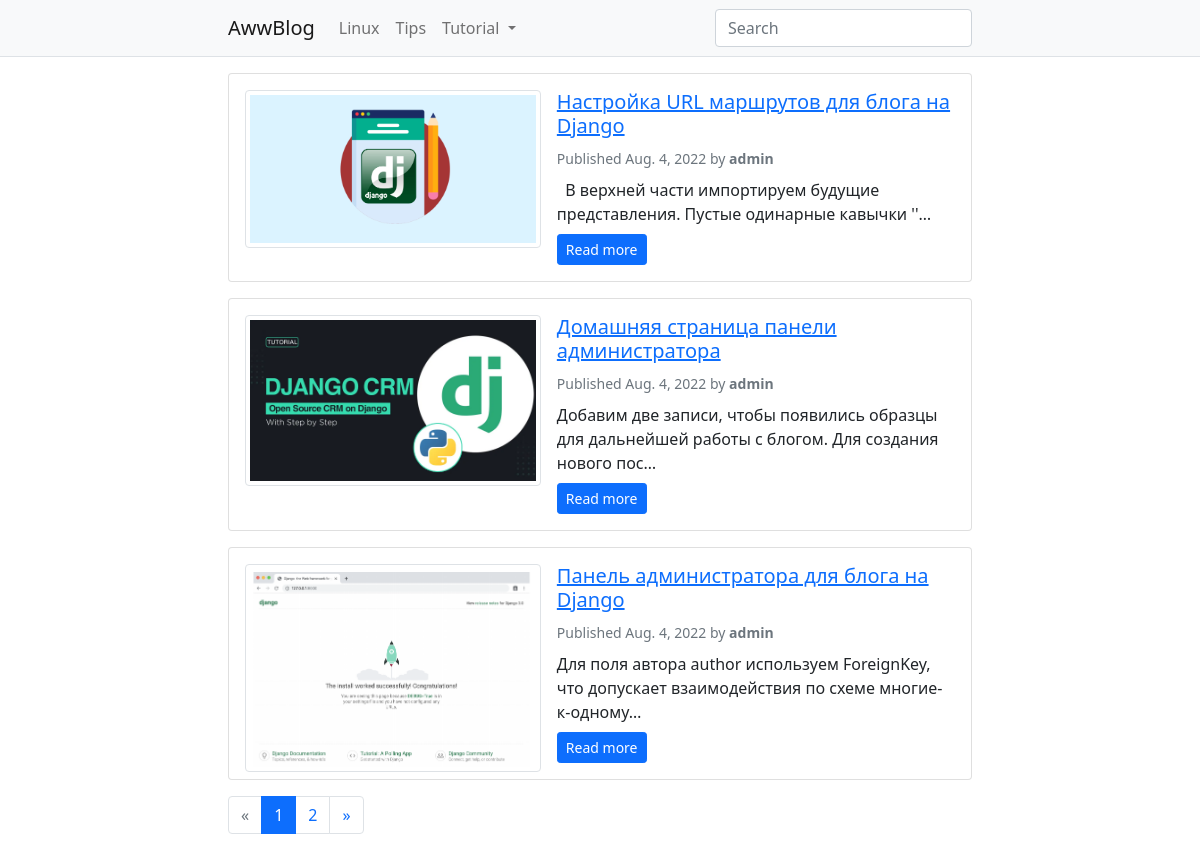
The page / on the database its author committed.
### blog/models.py (models this page shows, shortened)
class Post(models.Model):
    STATUS_CHOICES = (
        ('draft', 'Draft'),
        ('published', 'Published'),
    )
    title = models.CharField(max_length=250)
    slug = models.SlugField(max_length=250, unique_for_date='publish')
    image = models.ImageField(upload_to='featured_image/%Y/%m/%d/', blank=True, null=True)
    author = models.ForeignKey(User, on_delete=models.CASCADE, related_name='blog_posts')
    body = RichTextUploadingField()
    publish = models.DateTimeField(default=timezone.now)
    created = models.DateTimeField(auto_now_add=True)
    updated = models.DateTimeField(auto_now=True)
    status = models.CharField(max_length=10, choices=STATUS_CHOICES, default='draft')
    class Meta:
        ordering = ('-publish',)
    objects = models.Manager() # The default manager.
    published = PublishedManager() # Our custom manager.
    def get_absolute_url(self):
        return reverse('blog:post_detail', args=[self.slug])
    tags = TaggableManager()

### blog/views.py (the view)
# urls.py: path('',views.post_list,name="post_list"),
def post_list(request, tag_slug=None):
    posts = Post.published.all()
    tag = None
    if tag_slug:
        tag = get_object_or_404(Tag, slug=tag_slug)
        posts = posts.filter(tags__in=[tag])
    query = request.GET.get("q")
    if query:
        posts = Post.published.filter(Q(title__icontains=query) | Q(tags__name__icontains=query)).distinct()
    paginator = Paginator(posts, 3)  # 10 posts in each page
    page = request.GET.get('page')
    try:
        posts = paginator.page(page)
    except PageNotAnInteger:
        posts = paginator.page(1)
    except EmptyPage:
        posts = paginator.page(paginator.num_pages)
    return render(request, 'post_list.html', {'posts': posts, page: 'pages','tag': tag})
    query = request.GET.get("q")
    if query:
        posts=Post.published.filter(Q(title__icontains=query) | Q(tags__name__icontains=query)).distinct()

### blog/models.py (called while the page is built)
    def get_queryset(self):
        return super(PublishedManager,self).get_queryset().filter(status='published')

### templates/post_list.html (shortened to what this page needs)
{% extends 'base.html' %}
{% block content %}
{% for post in posts %}
<div class="card mb-3">
    <div class="card-body">
        <div class="row g-0">
            <div class="col-md-5">
                <div class="ratio ratio-16x9">
                {% if post.image %}
                    <p><img src="{{post.image.url}}" class="img-fluid img-thumbnail"></p>
                {% else %}
                   <p></p>
                {% endif %}
                </div>
            </div>
            <div class="col-md-7 ps-md-3 pt-3 pt-md-0 d-flex flex-column">
                <h2 class="card-title h5">
                    <a href="{{ post.get_absolute_url }}">
                        {{ post.title }}
                    </a>
                </h2>
                <div class="text-muted">
                    <small>
                        Published {{ post.publish.date }} by <strong>{{ post.author }}</strong>
                    </small>
                </div>
                <p class="card-text mb-auto py-2">{{ post.body|safe|striptags|truncatechars:100 }}</p>
                <div>
                    <a href="{{ post.get_absolute_url }}" class="btn btn-primary btn-sm">Read more</a>
                </div>
            </div>
        </div>
    </div>
</div>
{% endfor %}
{% include "pagination.html" with page=posts %}
{% endblock content %}

### templates/base.html (shortened to what this page needs)
{% load static %}
<!DOCTYPE html>
<html lang="en">
<head>
    <link href="https://cdn.jsdelivr.net/npm/bootstrap@5.0.0-beta3/dist/css/bootstrap.min.css" rel="stylesheet">
    <link href="{% static "css/style.css" %}" rel="stylesheet">
    <link rel="stylesheet" href="//cdnjs.cloudflare.com/ajax/libs/highlight.js/10.1.1/styles/monokai-sublime.min.css">
</head>
<body>
  <nav class="navbar navbar-expand-lg navbar-light bg-light border-bottom">
    <div class="container">
      <a class="navbar-brand" href="/">AwwBlog</a>
      <div class="collapse navbar-collapse" id="navbarSupportedContent">
        <ul class="navbar-nav me-auto mb-2 mb-lg-0">
          <li class="nav-item">
            <a class="nav-link {% if request.path == '/tag/linux/' %}active{% endif %}" aria-current="page" href="{{ request.scheme }}://{{ request.get_host }}/tag/linux/">Linux</a>
          </li>
          <li class="nav-item">
            <a class="nav-link {% if request.path == '/tag/tips/' %}active{% endif %}" href="{{ request.scheme }}://{{ request.get_host }}/tag/tips/">Tips</a>
          </li>
         <li class="nav-item dropdown">
          <a class="nav-link dropdown-toggle" href="#" id="navbarDropdown" role="button" data-bs-toggle="dropdown" aria-expanded="false">
            Tutorial
          </a>
        </li>
        </ul>
        <form class="d-flex" action="/">
          <input class="form-control mr-0" type="search" value="{{request.GET.q}}" name="q" placeholder="Search" aria-label="Search">
        </form>
      </div>
    </div>
  </nav>
    <main class="container my-3">
        {% block content %}
        {% endblock content %}
    </main>
</body>
</html>

### templates/pagination.html
{% if page.has_other_pages %}
  <ul class="pagination mt-3 mb-0">
    {% if page.has_previous %}
      <li class="page-item"><a class="page-link" href="?page={{ page.previous_page_number }}{% if request.GET.q %}&q={{ request.GET.q }}{% endif %}">&laquo;</a></li>
    {% else %}
      <li class="disabled page-item"><span class="page-link">&laquo;</span></li>
    {% endif %}
    {% for i in page.paginator.page_range %}
      {% if page.number == i %}
        <li class="active page-item"><span class="page-link">{{ i }}</span></li>
      {% else %}
        <li class="page-item"><a class="page-link" href="?page={{ i }}{% if request.GET.q %}&q={{ request.GET.q }}{% endif %}">{{ i }}</a></li>
      {% endif %}
    {% endfor %}
    {% if page.has_next %}
      <li class="page-item"><a class="page-link" href="?page={{ page.next_page_number }}{% if request.GET.q %}&q={{ request.GET.q }}{% endif %}">&raquo;</a></li>
    {% else %}
      <li class="disabled page-item"><span class="page-link">&raquo;</span></li>
    {% endif %}
  </ul>
{% endif %}

### static/css/style.css (style rules this page uses)
.container { max-width: 768px; width: 100%; }

### rows shown on the page
Post: image (picture), title "Настройка URL маршрутов для блога на Django", publish "Aug. 4, 2022", author "admin", body "В верхней части импортируем будущие представления. Пустые одинарные кавычки ''…"
Post: image (picture), title "Домашняя страница панели администратора", publish "Aug. 4, 2022", author "admin", body "Добавим две записи, чтобы появились образцы для дальнейшей работы с блогом. Для создания нового пос…"
Post: image (picture), title "Панель администратора для блога на Django", publish "Aug. 4, 2022", author "admin", body "Для поля автора author используем ForeignKey, что допускает взаимодействия по схеме многие-к-одному…"

### other values the page prints
{{ i }} "1"
{{ i }} "2"
